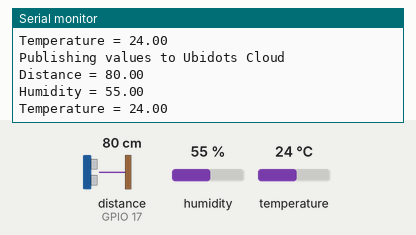
Simulated run of this sketch. Board: ESP32. Parts: the last lines printed to the serial monitor. Wiring (inferred from the names in the program): ultrasonic range finder: trigger GPIO 16; echo GPIO 17. The inputs (shaded band) are chosen by the test bench; at power-on: distance to the obstacle (sensor on GPIO 17) 80 cm, humidity 55 %, temperature 24 °C. The echo pulse lasts 58.3 µs per cm; WiFi joins after 1.5 s; servers stay silent unless stated; no MQTT or app messages arrive unless stated.

Above: at 2.7 s.
2.8 s: distance to the obstacle (sensor on GPIO 17) set to 2 cm
At 4.1 s:
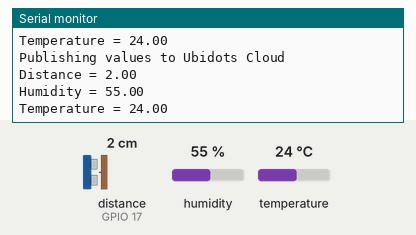
4.3 s: humidity set to 22 %
5.8 s: temperature set to 12 °C
At 5.8 s:
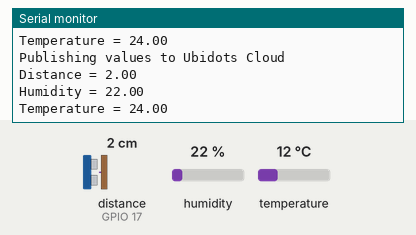
7.3 s: distance to the obstacle (sensor on GPIO 17) set to 4 cm
At 8.5 s:
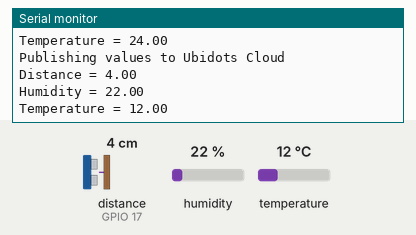
8.8 s: humidity set to 40 %
At 10.5 s:
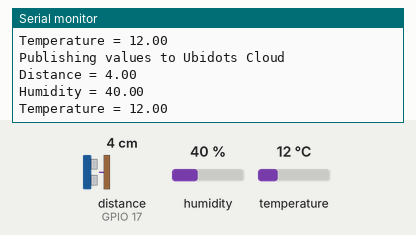
Timing chart, 0 to 11.3 s (numbered marks = the images above; inputs shaded):
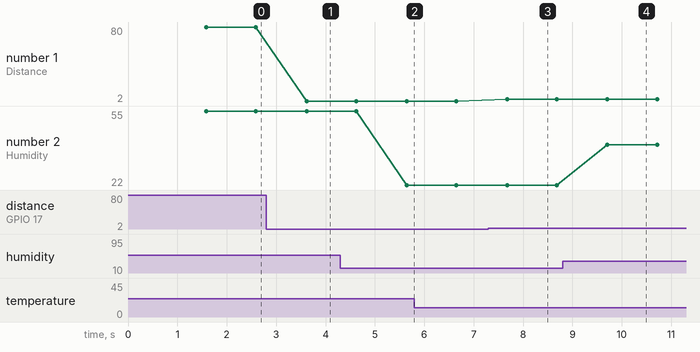

The sketch:

newEsp32UltraTemp.ino
```cpp
// (licence header left out)
/****************************************
 * Include Libraries
 ****************************************/
#include <WiFi.h>
#include <PubSubClient.h>
#include <DHT.h>
/****************************************
 * Define Constants
 ****************************************/
namespace {
    const char * WIFISSID = "SunwayNet WIFI"; //Put your WifiSSID here
//    const char * PASSWORD = "Assign_your_wifi_SSID_here"; // Put your wifi password here
    const char * TOKEN = "Computer_Science_Project2_2A"; // Put your Ubidots' TOKEN
    const char * MQTT_CLIENT_NAME = "mqtt.eclipse.org"; // MQTT client Name, please enter your own 8-12 alphanumeric character ASCII string;
    const char * VARIABLE_LABEL_1 = "distance"; // Assing the variable label
    const char * VARIABLE_LABEL_2 = "humidity"; // Assing the variable label
    const char * VARIABLE_LABEL_3 = "temperature"; // Assing the variable label
    const char * DEVICE_LABEL = "esp32"; // Assig the device label
    const char * MQTT_BROKER = "things.ubidots.com";
    const int DHTPIN = 33; // Pin where is connected the DHT11
    const int DHTTYPE = DHT11; // Type of DHT
    const int trigPin = 16; // Triger pin of the HC-SR04
    const int echoPin = 17; // Echo pin of the HC-SR04
}
/* Sensor's declarations */
long duration;
float distance;
/* Space to store the request */
char payload[300];
char topic[150];
/* Space to store values to send */
char str_sensor[10];
char str_TempSensor[10];
char str_HumSensor[10];
/****************************************
 * Auxiliar Functions
 ****************************************/
WiFiClient ubidots;
PubSubClient client(ubidots);
DHT dht(DHTPIN, DHTTYPE);
void callback(char * topic, byte * payload, unsigned int length) {
    char p[length + 1];
    memcpy(p, payload, length);
    p[length] = NULL;
    String message(p);
    Serial.write(payload, length);
    Serial.println(topic);
}
void reconnect() {
    // Loop until we're reconnected
    while (!client.connected()) {
        Serial.println("Attempting MQTT connection...");
        // Attemp to connect
        if (client.connect(MQTT_CLIENT_NAME, TOKEN, "")) {
            Serial.println("Connected");
        } else {
            Serial.print("Failed, rc=");
            Serial.print(client.state());
            Serial.println(" try again in 2 seconds");
            // Wait 2 seconds before retrying
            delay(2000);
        }
    }
}
/****************************************
 * Sensor Functions
 ****************************************/
float readDistance() {
    digitalWrite(trigPin, HIGH);
    delayMicroseconds(10);
    digitalWrite(trigPin, LOW);
    duration = (pulseIn(echoPin, HIGH));
    distance = float(duration / 29 / 2);
    return distance;
}
/****************************************
 * Main Functions
 ****************************************/
void setup() {
    Serial.begin(115200);
    WiFi.begin(WIFISSID);
    /* Initializing the DHT11 */
    dht.begin();
    /* Assign the PINS as INPUT/OUTPUT */
    pinMode(trigPin, OUTPUT);
    pinMode(echoPin, INPUT);
    Serial.println();
    Serial.print("Wait for WiFi...");
    while (WiFi.status() != WL_CONNECTED) {
        Serial.print(".");
        delay(500);
    }
    Serial.println("");
    Serial.println("WiFi Connected");
    Serial.println("IP address: ");
    Serial.println(WiFi.localIP());
    client.setServer(MQTT_BROKER, 1883);
    client.setCallback(callback);
}
void loop() {
    if (!client.connected()) {
        reconnect();
    }
    /* Reading temperature and humidity */
    float humidity = dht.readHumidity();
    float temperature = dht.readTemperature();
    /* call the funtion readDistance() */
    distance = readDistance();
    /* 4 is mininum width, 2 is precision; float value is copied onto str_sensor*/
    dtostrf(distance, 4, 2, str_sensor);
    dtostrf(humidity, 4, 2, str_HumSensor);
    dtostrf(temperature, 4, 2, str_TempSensor);
    /* Building the Ubidots request */
    sprintf(topic, "%s%s", "/v1.6/devices/", DEVICE_LABEL);
    sprintf(payload, "%s", ""); // Cleans the payload
    sprintf(payload, "{\"%s\": %s,", VARIABLE_LABEL_1, str_sensor); // Adds the variable label
    sprintf(payload, "%s\"%s\": %s,", payload, VARIABLE_LABEL_2, str_HumSensor); // Adds the variable label
    sprintf(payload, "%s\"%s\": %s}", payload, VARIABLE_LABEL_3, str_TempSensor); // Adds the variable label
    //sprintf(payload, "%s {\"value\": %s}}", payload, str_sensor);
    /* Print the sensor reading to the Serial Monitor */
    Serial.println("Publishing values to Ubidots Cloud");
    Serial.print("Distance = ");
    Serial.println(distance);
    Serial.print("Humidity = ");
    Serial.println(humidity);
    Serial.print("Temperature = ");
    Serial.println(temperature);
    /* Publish the request to Ubidots */
    client.publish("sensor1", payload);
    client.loop();
    delay(1000);
}
```

Measured:
- after the input at 2.8 s, the serial monitor: prints a new line after 0.82 s (image 1)
- after the input at 7.3 s, the serial monitor: prints a new line after 0.38 s (image 3)
- after the input at 8.8 s, the serial monitor: prints a new line after 0.91 s (image 4)
- plotted number 1: 80 → 2 after the input at 2.8 s, 2 → 4 after the input at 7.3 s
- plotted number 2: 55 → 22 after the input at 4.3 s, 22 → 40 after the input at 8.8 s
